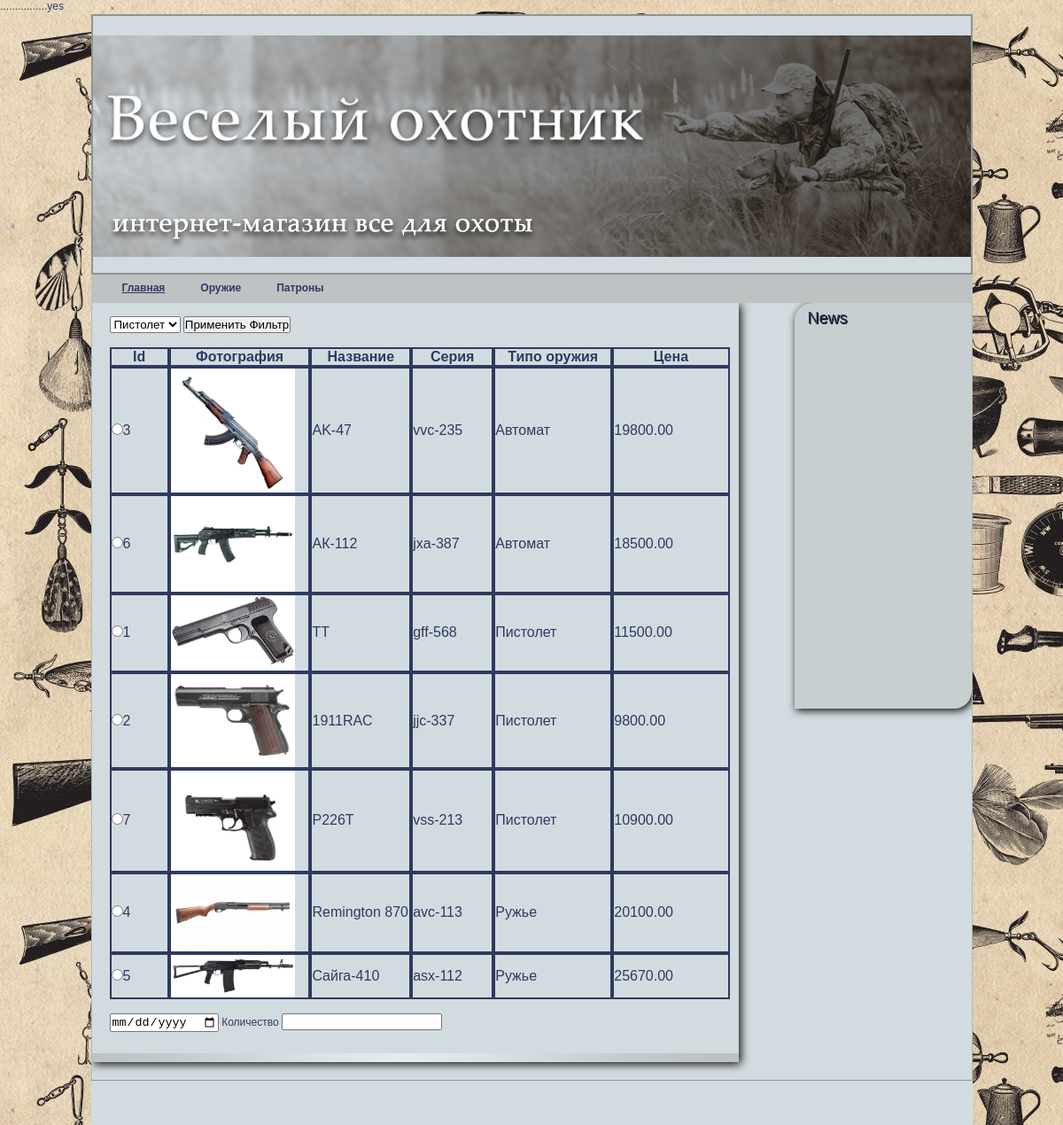
The page /magazine_oxot/pages/guns.php on the database its author committed.
### tables this page shows
CREATE TABLE gun (
  id int(11) NOT NULL AUTO_INCREMENT,
  number int(11) NOT NULL,
  `type-id` int(11) NOT NULL,
  `seria-id` int(11) NOT NULL,
  price decimal(19, 2) NOT NULL,
  name varchar(50) NOT NULL,
  photo varchar(255) NOT NULL,
  PRIMARY KEY (id)
);

CREATE TABLE seria (
  id int(11) NOT NULL AUTO_INCREMENT,
  name varchar(50) NOT NULL,
  `proizvod-id` int(11) NOT NULL,
  PRIMARY KEY (id)
);

CREATE TABLE type (
  id int(11) NOT NULL AUTO_INCREMENT,
  name varchar(50) NOT NULL,
  PRIMARY KEY (id)
);

### magazine_oxot/pages/guns_code.php (the view, shortened to what this page needs)
<?php
if(isset($_REQUEST['filter'])){
$idt= $_REQUEST['alltype'];
$sql = "SELECT g.id,g.photo, g.number,g.name,t.name AS 'type',s.name AS 'seria',g.price
   FROM gun g JOIN seria s ON g.`seria-id` = s.id
   JOIN type t ON g.`type-id` = t.id
   WHERE t.id LIKE '$idt'";
} else{
   $sql = "  SELECT g.id,g.photo, g.number,g.name,t.name AS 'type',s.name AS 'seria',g.price
  FROM gun g JOIN seria s ON g.`seria-id` = s.id
   JOIN type t ON g.`type-id` = t.id";
}
    $query = mysqli_query($con, $sql);
    echo "<tr class='zag'><td width='200'>Id</td><td width='200'>Фотография</td><td width='200'>Название</td><td width='200'>Серия</td><td width='300'>Типо оружия</td><td width='300'>Цена</td></tr>";
     while ($r = mysqli_fetch_assoc($query)){
        $id = $r['id'];
        $photo = $r['photo'];
        $type = $r['type'];
        $seria = $r['seria'];
        $price = $r['price'];
        $name=$r['name'];
        echo "<tr><td><input name='radio_id' type='radio' value='$id'/>$id</td><td><img src='../img/$photo' width='140px'></td><td>$name</td><td>$seria</td><td>$type</td><td>$price</td>";
     }
?>

### magazine_oxot/pages/guns.php (shortened to what this page needs)
<?php include './aut_code.php';
include '../config.php';
include './functions.php';
include './code_lich.php';?>
<!DOCTYPE html>
<html xmlns="http://www.w3.org/1999/xhtml">
<head>
    <link href="../css/style.css" rel="stylesheet" type="text/css" />
</head>
<body>
<div id="main">
    <header>
        <img class="image" src="../img/shapka.jpg" alt="" />
    </header>
        <nav>
            <ul>
                <li><a href="../index.php" class="active">Главная</a></li>
                <li><a href="guns.php">Оружие</a></li>
                <li><a href="ammo.php">Патроны</a></li>
            </ul>
        </nav>
               <section>
            <section>
                <article>
                    <header>
                        <form name='f1' action="guns.php" method="get">
                            <?php combo('alltype', $con, 'type', 'name');?>
                           <input name="filter" type="submit" value="Применить Фильтр"/><br></br>
                 <table cellpadding="0" cellspacing="0" class="border" >
                        <?php include './guns_code.php'; ?>
                    </table>
                        </br><input name="date" type="date" value=""/>
                        Количество <input name="kolv" type="text" value=""/><br>
                    </form>
                    </header>
                </article>
                <article>
                    <header>
                    </header>
                </article>
            </section>
            <aside>
                <h2>
                    News</h2>
            </aside>
        </section>
               <footer>
               </footer>
    </div>
</body>
</html>

### magazine_oxot/pages/functions.php (shortened to what this page needs)
<?php
function combo($combo,$con,$tab,$field){
$sql="SELECT * FROM $tab";
$query=  mysqli_query($con, $sql);
if(isset($_REQUEST["$combo"])){
    $g_name=$_REQUEST["$combo"];
} else
  $g_name='1';
 echo "</br><select name='$combo'>";
while($r=  mysqli_fetch_assoc($query)){
    $a=$r["$field"];
    $id=$r['id'];
    if($g_name==$id)
        $select='selected';
    else
        $select='';
    echo"<option value='".$id."' $select>$a</option>";
}
echo '</select>';
}
?>

### magazine_oxot/css/style.css (style rules this page uses)
* { margin: 0; padding: 0; outline: none; }
html { font-size: 75%; }
body { font: normal 1em/1.3 arial, helvetica, sans-serif; color: #2f3a5f; background: #f0f0f0; background-image: url('../img/fon_all.jpg'); }
header, nav, section, article, aside, footer { display: block; overflow: hidden; }
#main { width: 995px; min-height: 100%; margin: 0 auto; background: #d2dce0; }
#main > header { border: 2px solid #8f9394; height: 290px; }
nav { width: 100%; height: 32px; background: #bec2c3; }
#main > section { overflow: hidden; padding-bottom: 20px; border-right: dotted 1px #8f9394; border-left: dotted 1px #8f9394; }
section section { float: left; width: 700px; min-height: 450px; padding: 0px 10px 10px 20px; background-image: url('../img/fon.png'); background-repeat: no-repeat, repeat-y; background-position: right bottom, left top; box-shadow: 2px 2px 10px black; }
aside { width: 200px; background-color: #c8cfd1; float: right; padding: 0px 0px 25px 0px; border-bottom-right-radius: 20px 20px; border-top-left-radius: 20px 20px; min-height: 433px; box-shadow: 2px 2px 10px black; }
footer { height: 40px; clear: both; padding: 10px 30px 0 25px; margin: 0px 0 0 0; border-top: 1px solid #8f9394; }
nav li { float: left; margin: 8px 20px 0; }
nav a { font-weight: bold; text-decoration: none; color: #2f3a5f; }
.image { margin: 10px 0; }
aside h2, ul { margin-left: 15px; }
.active { text-decoration: underline; }
a { color: #2f3a5f; }
h1, h2, h3, h4, h5, h6 { font-weight: normal; line-height: 1; margin: 8px 0 12px; color: #2f3a5f; text-shadow: black 1px 1px; }
nav ul, aside ul { list-style: none; }
.border tr td { border: 2px solid ; }
td { border: 2px solid ; border-collapse: collapse; }
.zag { font-weight: bold; text-align: center; }

### rows shown on the page
gun: id "3", photo (picture), name "AK-47", value "vvc-235", value "Автомат", price "19800.00"
gun: id "6", photo (picture), name "АК-112", value "jxa-387", value "Автомат", price "18500.00"
gun: id "1", photo (picture), name "ТТ", value "gff-568", value "Пистолет", price "11500.00"
gun: id "2", photo (picture), name "1911RAC", value "jjc-337", value "Пистолет", price "9800.00"
gun: id "7", photo (picture), name "Р226Т", value "vss-213", value "Пистолет", price "10900.00"
gun: id "4", photo (picture), name "Remington 870", value "avc-113", value "Ружье", price "20100.00"
gun: id "5", photo (picture), name "Cайга-410", value "asx-112", value "Ружье", price "25670.00"

### other values the page prints
form field alltype "Пистолет"
